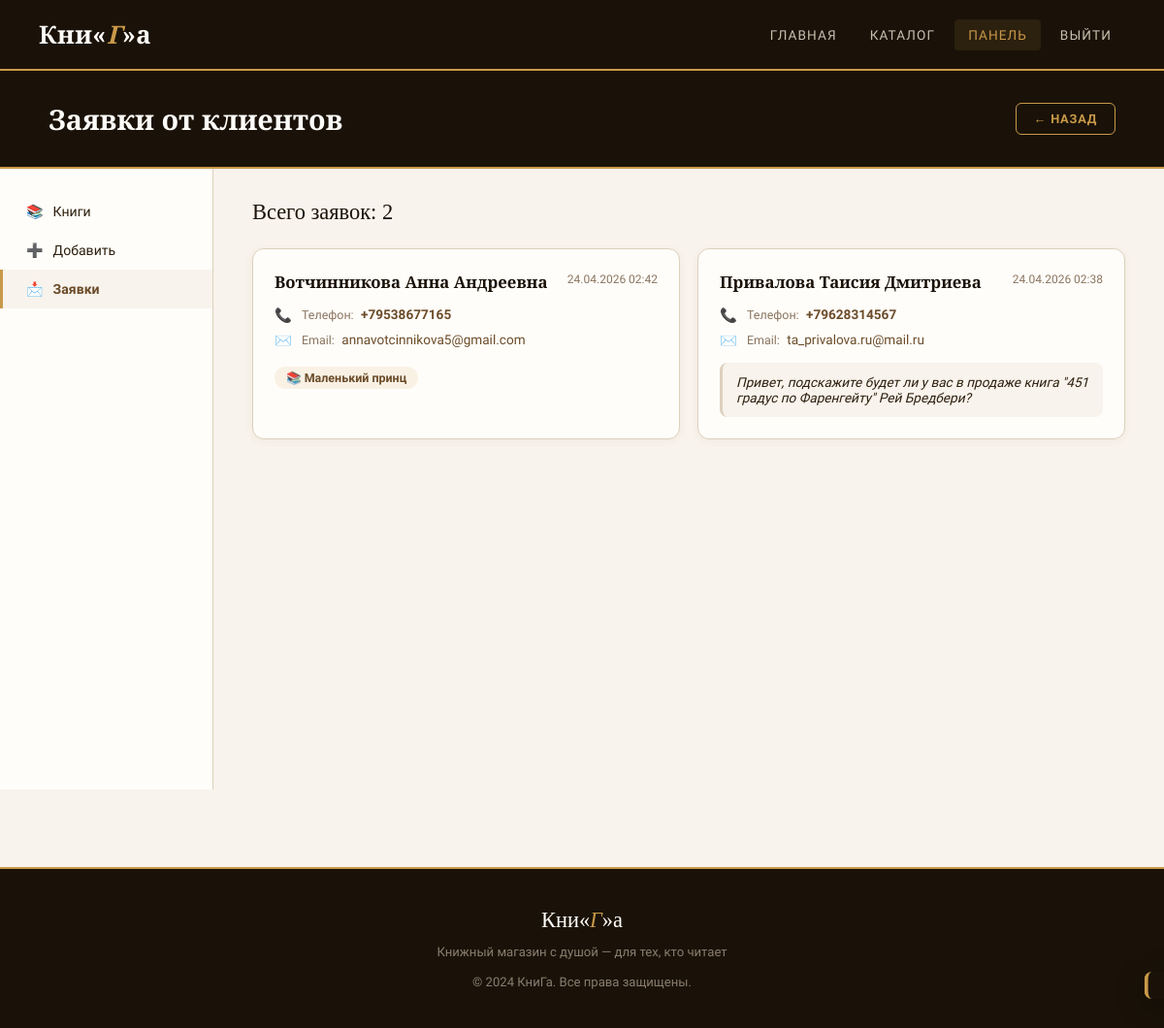
Screenshot of /admin/requests (signed in) with the database file from the repository.
### bookstore/models.py (models this page shows, shortened)
class Request(db.Model):
    __tablename__ = 'requests'
    id = db.Column(db.Integer, primary_key=True)
    name = db.Column(db.String(200), nullable=False)
    phone = db.Column(db.String(50), nullable=False)
    email = db.Column(db.String(200), default='')
    message = db.Column(db.Text, default='')
    book_id = db.Column(db.Integer, db.ForeignKey('books.id'), nullable=True)
    book = db.relationship('Book', backref='requests')
    created_at = db.Column(db.DateTime, default=datetime.utcnow)
    is_read = db.Column(db.Boolean, default=False)

class Book(db.Model):
    __tablename__ = 'books'
    id = db.Column(db.Integer, primary_key=True)
    title = db.Column(db.String(255), nullable=False)
    author = db.Column(db.String(255), nullable=False)
    pages = db.Column(db.Integer, nullable=False)
    publisher = db.Column(db.String(255), nullable=False)
    cover_url = db.Column(db.String(500), default='/static/img/book_placeholder.jpg')
    description = db.Column(db.Text, default='')
    price = db.Column(db.Float, default=0.0)
    genre = db.Column(db.String(100), default='')
    year = db.Column(db.Integer, default=2024)
    is_new = db.Column(db.Boolean, default=False)
    is_sale = db.Column(db.Boolean, default=False)
    sale_percent = db.Column(db.Integer, default=0)
    is_seasonal = db.Column(db.Boolean, default=False)
    created_at = db.Column(db.DateTime, default=datetime.utcnow)

### bookstore/routes.py (the view)
@main.route('/admin/requests')
@admin_required
def admin_requests():
    reqs = Request.query.order_by(Request.created_at.desc()).all()
    for r in reqs:
        if not r.is_read:
            r.is_read = True
    db.session.commit()
    return render_template('admin_requests.html', requests=reqs)

### bookstore/routes.py (called while the page is built)
def admin_required(f):
    from functools import wraps
    @wraps(f)
    def decorated(*args, **kwargs):
        if not session.get('admin'):
            return redirect(url_for('main.login'))
        return f(*args, **kwargs)
    return decorated

### bookstore/templates/admin_requests.html (shortened to what this page needs)
{% extends 'base.html' %}
{% block content %}
<div class="admin-header">
    <div>
        <h1>Заявки от клиентов</h1>
    </div>
    <a href="/admin" class="btn btn-outline" style="font-size:0.8rem; padding:8px 18px;">← Назад</a>
</div>
<div class="admin-layout">
    <nav class="admin-nav">
        <a href="/admin"><span>📚</span> Книги</a>
        <a href="/admin/add"><span>➕</span> Добавить</a>
        <a href="/admin/requests" class="active"><span>📩</span> Заявки</a>
    </nav>
    <div class="requests-content">
        <div class="requests-title">Всего заявок: {{ requests|length }}</div>
        {% if requests %}
        <div class="requests-grid">
            {% for req in requests %}
            <div class="req-card">
                <div class="req-card-head">
                    <div class="req-name">{{ req.name }}</div>
                    <div class="req-date">{{ req.created_at.strftime('%d.%m.%Y %H:%M') }}</div>
                </div>
                <div class="req-field">
                    <span class="req-field-icon">📞</span>
                    <div>
                        <span class="req-field-label">Телефон:</span>
                        <a href="tel:{{ req.phone }}" style="color:var(--warm-brown); font-weight:600; text-decoration:none;">{{ req.phone }}</a>
                    </div>
                </div>
                {% if req.email %}
                <div class="req-field">
                    <span class="req-field-icon">✉️</span>
                    <div>
                        <span class="req-field-label">Email:</span>
                        <a href="mailto:{{ req.email }}" style="color:var(--warm-brown); text-decoration:none;">{{ req.email }}</a>
                    </div>
                </div>
                {% endif %}
                {% if req.book %}
                <div>
                    <span class="req-book-tag">📚 {{ req.book.title }}</span>
                </div>
                {% endif %}
                {% if req.message %}
                <div class="req-message">{{ req.message }}</div>
                {% endif %}
            </div>
            {% endfor %}
        </div>
        {% else %}
        <div class="empty-requests">
            <div class="empty-icon">📭</div>
            <h3>Заявок пока нет</h3>
            <p>Когда клиенты оставят заявки, они появятся здесь</p>
        </div>
        {% endif %}
    </div>
</div>
{% endblock %}

### bookstore/templates/base.html (style rules this page uses)
:root { --cream: #F8F3EC; --dark: #1A1208; --warm-brown: #6B4C2A; --gold: #C9994A; --gold-light: #E8C97A; --sage: #7A8C6E; --dusty-rose: #C4856A; --text: #2C1F0E; --text-muted: #8A7560; --border: #DDD0BC; --white: #FFFDF9; }
* { margin: 0; padding: 0; box-sizing: border-box; }
body { font-family: 'Mulish', sans-serif; background: var(--cream); color: var(--text); min-height: 100vh; }
.btn { display: inline-block; padding: 12px 28px; border: none; border-radius: 6px; font-family: 'Mulish', sans-serif; font-size: 0.85rem; font-weight: 600; letter-spacing: 0.06em; text-transform: uppercase; cursor: pointer; text-decoration: none; transition: all 0.25s; }
.btn-outline { background: transparent; color: var(--gold); border: 1.5px solid var(--gold); }

### bookstore/templates/admin_requests.html (style rules this page uses)
.admin-header { background: var(--dark); padding: 30px 50px; display: flex; align-items: center; justify-content: space-between; border-bottom: 2px solid var(--gold); }
.admin-header h1 { font-family: 'Playfair Display', serif; font-size: 1.8rem; color: var(--white); }
.admin-layout { display: flex; min-height: calc(100vh - 160px); }
.admin-nav { width: 220px; background: var(--white); border-right: 1px solid var(--border); padding: 24px 0; }
.admin-nav a { display: flex; align-items: center; gap: 10px; padding: 12px 24px; color: var(--text); text-decoration: none; font-size: 0.88rem; font-weight: 500; transition: all 0.2s; border-left: 3px solid transparent; }
.admin-nav a:hover, .admin-nav a.active { background: var(--cream); color: var(--warm-brown); border-left-color: var(--gold); font-weight: 700; }
.requests-content { flex: 1; padding: 32px 40px; background: var(--cream); }
.requests-title { font-family: 'Playfair Display', serif; font-size: 1.4rem; color: var(--dark); margin-bottom: 24px; }
.requests-grid { display: grid; grid-template-columns: repeat(auto-fill, minmax(340px, 1fr)); gap: 18px; }
.req-card { background: var(--white); border-radius: 12px; padding: 22px; border: 1px solid var(--border); box-shadow: 0 2px 8px rgba(107,76,42,0.06); transition: all 0.2s; }
.req-card-head { display: flex; justify-content: space-between; align-items: flex-start; margin-bottom: 14px; }
.req-name { font-family: 'Playfair Display', serif; font-size: 1.05rem; font-weight: 600; color: var(--dark); }
.req-date { font-size: 0.75rem; color: var(--text-muted); white-space: nowrap; margin-left: 8px; padding-top: 2px; }
.req-field { display: flex; align-items: flex-start; gap: 10px; font-size: 0.85rem; margin-bottom: 8px; color: var(--text); }
.req-field-icon { font-size: 0.9rem; flex-shrink: 0; margin-top: 1px; }
.req-field-label { color: var(--text-muted); font-size: 0.78rem; margin-right: 4px; }
.req-book-tag { display: inline-block; background: rgba(201,153,74,0.12); color: var(--warm-brown); padding: 4px 12px; border-radius: 20px; font-size: 0.78rem; font-weight: 600; margin-top: 10px; }
.req-message { margin-top: 14px; padding: 12px 14px; background: var(--cream); border-radius: 8px; font-size: 0.85rem; color: var(--text); font-style: italic; border-left: 3px solid var(--border); }

### rows the page displays
Request: name "Вотчинникова Анна Андреевна", created_at "24.04.2026 02:42", phone "+79538677165", email "annavotcinnikova5@gmail.com", book "Маленький принц"
Request: name "Привалова Таисия Дмитриева", created_at "24.04.2026 02:38", phone "+79628314567", email "ta_privalova.ru@mail.ru", message "Привет, подскажите будет ли у вас в продаже книга \"451 градус по Фаренгейту\" Рей Бредбери?"

### other values shown
{{ requests|length }} "2"
